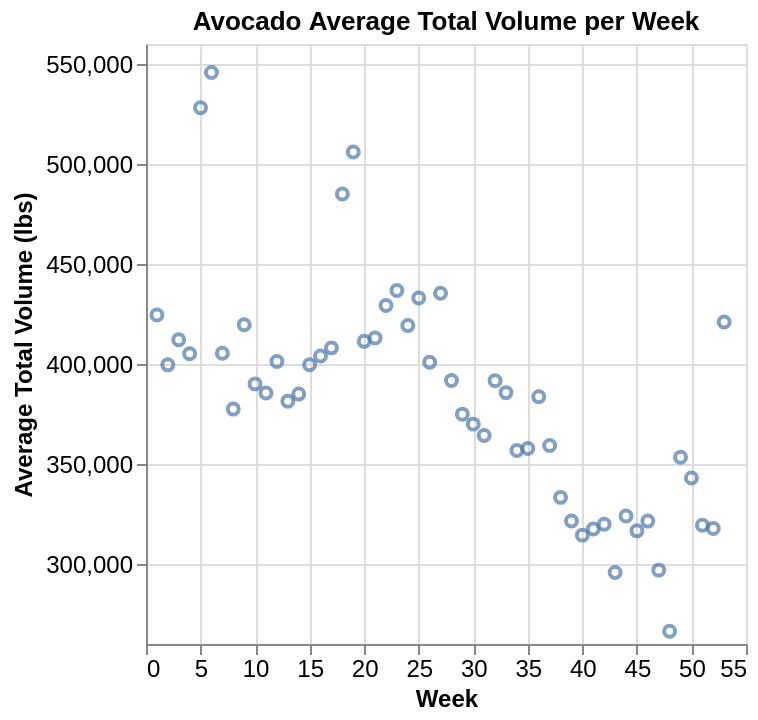

Here is the notebook cell this chart was saved with:
### Markdown cell above
Plot aggregated total volume

### Code cell
aggregate_total_volume_plot = alt.Chart(avocado_aggregate_2).mark_point().encode(   # Initialize scatter plot for aggregated data
    x=alt.X("wk", title="Week"),                        # Set x-axis as week column
    y=alt.Y("total_volume")                             # Set y-axis as total volume column
        .title("Average Total Volume (lbs)")            # Set title of y-axis
        .scale(zero=False)                              # Set y-axis to not start at zero
).configure_axis(                                       # Configure font sizes for axes
    labelFontSize=12,
    titleFontSize=12
).properties(                                           # Set plot title
    title="Avocado Average Total Volume per Week"
)
aggregate_total_volume_plot                             # Display plot

### Figure 1 — Vega-Lite specification as saved in the notebook (floating-point values rounded to 4 significant figures)
{"config": {"view": {"continuousWidth": 300, "continuousHeight": 300}, "axis": {"labelFontSize": 12, "titleFontSize": 12}}, "data": {"name": "data-335c9b09bafe34599bce5bb3757bbdd7"}, "mark": {"type": "point"}, "encoding": {"x": {"field": "wk", "title": "Week", "type": "quantitative"}, "y": {"field": "total_volume", "scale": {"zero": false}, "title": "Average Total Volume (lbs)", "type": "quantitative"}}, "title": "Avocado Average Total Volume per Week", "$schema": "https://vega.github.io/schema/vega-lite/v6.1.0.json", "datasets": {"data-335c9b09bafe34599bce5bb3757bbdd7": [{"wk": 1, "average_price": 1.287, "small_hass_volume": 191300.0, "large_hass_volume": 218600.0, "extra_l_hass_volume": 14570.0, "yr": 2016.0, "total_volume": 424500.0}, {"wk": 2, "average_price": 1.331, "small_hass_volume": 180700.0, "large_hass_volume": 205400.0, "extra_l_hass_volume": 13430.0, "yr": 2016.0, "total_volume": 399600.0}, {"wk": 3, "average_price": 1.341, "small_hass_volume": 186900.0, "large_hass_volume": 210300.0, "extra_l_hass_volume": 14890.0, "yr": 2016.0, "total_volume": 412100.0}, {"wk": 4, "average_price": 1.315, "small_hass_volume": 183400.0, "large_hass_volume": 206800.0, "extra_l_hass_volume": 14990.0, "yr": 2016.0, "total_volume": 405100.0}, {"wk": 5, "average_price": 1.254, "small_hass_volume": 250100.0, "large_hass_volume": 258900.0, "extra_l_hass_volume": 19160.0, "yr": 2016.0, "total_volume": 528100.0}, {"wk": 6, "average_price": 1.235, "small_hass_volume": 258600.0, "large_hass_volume": 265100.0, "extra_l_hass_volume": 21990.0, "yr": 2016.0, "total_volume": 545700.0}, {"wk": 7, "average_price": 1.301, "small_hass_volume": 202500.0, "large_hass_volume": 186900.0, "extra_l_hass_volume": 15940.0, "yr": 2016.0, "total_volume": 405400.0}, {"wk": 8, "average_price": 1.319, "small_hass_volume": 182700.0, "large_hass_volume": 179600.0, "extra_l_hass_volume": 15080.0, "yr": 2016.0, "total_volume": 377400.0}, {"wk": 9, "average_price": 1.294, "small_hass_volume": 201300.0, "large_hass_volume": 202300.0, "extra_l_hass_volume": 16040.0, "yr": 2016.0, "total_volume": 419700.0}, {"wk": 10, "average_price": 1.312, "small_hass_volume": 191600.0, "large_hass_volume": 182800.0, "extra_l_hass_volume": 15730.0, "yr": 2016.0, "total_volume": 390100.0}, {"wk": 11, "average_price": 1.336, "small_hass_volume": 188900.0, "large_hass_volume": 180800.0, "extra_l_hass_volume": 15700.0, "yr": 2016.0, "total_volume": 385500.0}, {"wk": 12, "average_price": 1.342, "small_hass_volume": 189400.0, "large_hass_volume": 195400.0, "extra_l_hass_volume": 16470.0, "yr": 2016.0, "total_volume": 401200.0}, {"wk": 13, "average_price": 1.351, "small_hass_volume": 180900.0, "large_hass_volume": 183500.0, "extra_l_hass_volume": 17040.0, "yr": 2016.0, "total_volume": 381400.0}, {"wk": 14, "average_price": 1.367, "small_hass_volume": 190500.0, "large_hass_volume": 177800.0, "extra_l_hass_volume": 16610.0, "yr": 2016.0, "total_volume": 385000.0}, {"wk": 15, "average_price": 1.337, "small_hass_volume": 201100.0, "large_hass_volume": 182300.0, "extra_l_hass_volume": 16200.0, "yr": 2016.0, "total_volume": 399600.0}, {"wk": 16, "average_price": 1.368, "small_hass_volume": 195800.0, "large_hass_volume": 189800.0, "extra_l_hass_volume": 18360.0, "yr": 2016.0, "total_volume": 404000.0}, {"wk": 17, "average_price": 1.375, "small_hass_volume": 198100.0, "large_hass_volume": 193800.0, "extra_l_hass_volume": 16250.0, "yr": 2016.0, "total_volume": 408100.0}, {"wk": 18, "average_price": 1.335, "small_hass_volume": 231300.0, "large_hass_volume": 236700.0, "extra_l_hass_volume": 16970.0, "yr": 2016.0, "total_volume": 485000.0}, {"wk": 19, "average_price": 1.313, "small_hass_volume": 241200.0, "large_hass_volume": 245300.0, "extra_l_hass_volume": 19520.0, "yr": 2016.0, "total_volume": 506000.0}, {"wk": 20, "average_price": 1.368, "small_hass_volume": 202600.0, "large_hass_volume": 191000.0, "extra_l_hass_volume": 17660.0, "yr": 2016.0, "total_volume": 411300.0}, {"wk": 21, "average_price": 1.39, "small_hass_volume": 202400.0, "large_hass_volume": 193700.0, "extra_l_hass_volume": 16840.0, "yr": 2016.0, "total_volume": 413000.0}, {"wk": 22, "average_price": 1.404, "small_hass_volume": 214300.0, "large_hass_volume": 198000.0, "extra_l_hass_volume": 16970.0, "yr": 2016.0, "total_volume": 429200.0}, {"wk": 23, "average_price": 1.397, "small_hass_volume": 222300.0, "large_hass_volume": 195600.0, "extra_l_hass_volume": 18910.0, "yr": 2016.0, "total_volume": 436800.0}, {"wk": 24, "average_price": 1.409, "small_hass_volume": 215300.0, "large_hass_volume": 186300.0, "extra_l_hass_volume": 17600.0, "yr": 2016.0, "total_volume": 419200.0}, {"wk": 25, "average_price": 1.409, "small_hass_volume": 211700.0, "large_hass_volume": 201600.0, "extra_l_hass_volume": 19650.0, "yr": 2016.0, "total_volume": 433000.0}, {"wk": 26, "average_price": 1.425, "small_hass_volume": 196900.0, "large_hass_volume": 186500.0, "extra_l_hass_volume": 17430.0, "yr": 2016.0, "total_volume": 400800.0}, {"wk": 27, "average_price": 1.429, "small_hass_volume": 210000.0, "large_hass_volume": 204900.0, "extra_l_hass_volume": 20500.0, "yr": 2016.0, "total_volume": 435400.0}, {"wk": 28, "average_price": 1.44, "small_hass_volume": 188200.0, "large_hass_volume": 187500.0, "extra_l_hass_volume": 16070.0, "yr": 2016.0, "total_volume": 391700.0}, {"wk": 29, "average_price": 1.468, "small_hass_volume": 176200.0, "large_hass_volume": 183700.0, "extra_l_hass_volume": 15100.0, "yr": 2016.0, "total_volume": 374900.0}, {"wk": 30, "average_price": 1.492, "small_hass_volume": 174700.0, "large_hass_volume": 181600.0, "extra_l_hass_volume": 13630.0, "yr": 2016.0, "total_volume": 369900.0}, {"wk": 31, "average_price": 1.502, "small_hass_volume": 171800.0, "large_hass_volume": 179900.0, "extra_l_hass_volume": 12550.0, "yr": 2016.0, "total_volume": 364300.0}, {"wk": 32, "average_price": 1.488, "small_hass_volume": 188400.0, "large_hass_volume": 190300.0, "extra_l_hass_volume": 12980.0, "yr": 2016.0, "total_volume": 391700.0}, {"wk": 33, "average_price": 1.505, "small_hass_volume": 184900.0, "large_hass_volume": 187400.0, "extra_l_hass_volume": 13450.0, "yr": 2016.0, "total_volume": 385700.0}, {"wk": 34, "average_price": 1.534, "small_hass_volume": 177300.0, "large_hass_volume": 168200.0, "extra_l_hass_volume": 11300.0, "yr": 2016.0, "total_volume": 356800.0}, {"wk": 35, "average_price": 1.543, "small_hass_volume": 179100.0, "large_hass_volume": 167100.0, "extra_l_hass_volume": 11540.0, "yr": 2016.0, "total_volume": 357700.0}, {"wk": 36, "average_price": 1.555, "small_hass_volume": 189800.0, "large_hass_volume": 181900.0, "extra_l_hass_volume": 11970.0, "yr": 2016.0, "total_volume": 383600.0}, {"wk": 37, "average_price": 1.556, "small_hass_volume": 165800.0, "large_hass_volume": 182000.0, "extra_l_hass_volume": 11480.0, "yr": 2016.0, "total_volume": 359300.0}, {"wk": 38, "average_price": 1.577, "small_hass_volume": 152500.0, "large_hass_volume": 169900.0, "extra_l_hass_volume": 10920.0, "yr": 2016.0, "total_volume": 333300.0}, {"wk": 39, "average_price": 1.607, "small_hass_volume": 141900.0, "large_hass_volume": 169200.0, "extra_l_hass_volume": 10450.0, "yr": 2016.0, "total_volume": 321500.0}, {"wk": 40, "average_price": 1.623, "small_hass_volume": 134300.0, "large_hass_volume": 168900.0, "extra_l_hass_volume": 11170.0, "yr": 2016.0, "total_volume": 314400.0}, {"wk": 41, "average_price": 1.568, "small_hass_volume": 139000.0, "large_hass_volume": 165200.0, "extra_l_hass_volume": 13250.0, "yr": 2016.0, "total_volume": 317500.0}, {"wk": 42, "average_price": 1.554, "small_hass_volume": 137400.0, "large_hass_volume": 171400.0, "extra_l_hass_volume": 11050.0, "yr": 2016.0, "total_volume": 319900.0}, {"wk": 43, "average_price": 1.53, "small_hass_volume": 132100.0, "large_hass_volume": 152600.0, "extra_l_hass_volume": 11070.0, "yr": 2016.0, "total_volume": 295800.0}, {"wk": 44, "average_price": 1.537, "small_hass_volume": 142500.0, "large_hass_volume": 169200.0, "extra_l_hass_volume": 12320.0, "yr": 2016.0, "total_volume": 324000.0}, {"wk": 45, "average_price": 1.506, "small_hass_volume": 147700.0, "large_hass_volume": 157800.0, "extra_l_hass_volume": 11030.0, "yr": 2016.0, "total_volume": 316600.0}, {"wk": 46, "average_price": 1.479, "small_hass_volume": 152300.0, "large_hass_volume": 159900.0, "extra_l_hass_volume": 9297.0, "yr": 2016.0, "total_volume": 321500.0}, {"wk": 47, "average_price": 1.444, "small_hass_volume": 144900.0, "large_hass_volume": 143300.0, "extra_l_hass_volume": 8782.0, "yr": 2016.0, "total_volume": 296900.0}, {"wk": 48, "average_price": 1.448, "small_hass_volume": 129300.0, "large_hass_volume": 129200.0, "extra_l_hass_volume": 7871.0, "yr": 2016.0, "total_volume": 266300.0}, {"wk": 49, "average_price": 1.349, "small_hass_volume": 164500.0, "large_hass_volume": 178500.0, "extra_l_hass_volume": 10380.0, "yr": 2016.0, "total_volume": 353400.0}, {"wk": 50, "average_price": 1.314, "small_hass_volume": 156000.0, "large_hass_volume": 177300.0, "extra_l_hass_volume": 9755.0, "yr": 2016.0, "total_volume": 343000.0}, {"wk": 51, "average_price": 1.332, "small_hass_volume": 146300.0, "large_hass_volume": 161500.0, "extra_l_hass_volume": 11610.0, "yr": 2016.0, "total_volume": 319400.0}, {"wk": 52, "average_price": 1.351, "small_hass_volume": 147500.0, "large_hass_volume": 158000.0, "extra_l_hass_volume": 12140.0, "yr": 2016.0, "total_volume": 317700.0}, {"wk": 53, "average_price": 1.284, "small_hass_volume": 197600.0, "large_hass_volume": 213200.0, "extra_l_hass_volume": 10240.0, "yr": 2017.0, "total_volume": 421000.0}]}}
